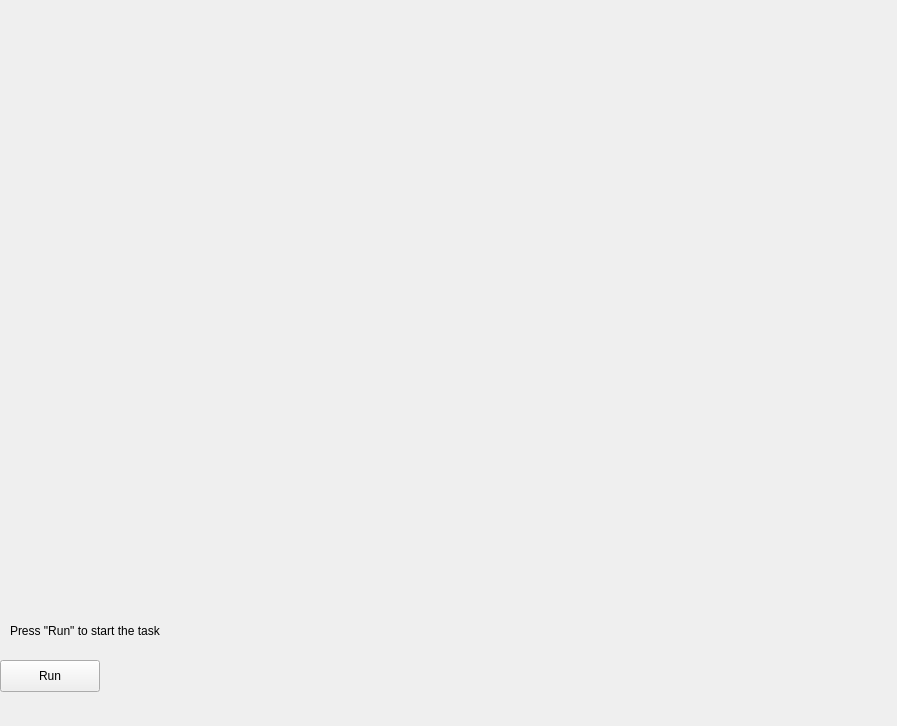
<?xml version="1.0" encoding="UTF-8"?>
<ui version="4.0">
 <class>BaseTaskWidget</class>
 <widget class="QWidget" name="BaseTaskWidget">
  <property name="geometry">
   <rect>
    <x>0</x>
    <y>0</y>
    <width>897</width>
    <height>726</height>
   </rect>
  </property>
  <property name="windowTitle">
   <string>Form</string>
  </property>
  <widget class="QPushButton" name="runButton">
   <property name="geometry">
    <rect>
     <x>0</x>
     <y>660</y>
     <width>100</width>
     <height>32</height>
    </rect>
   </property>
   <property name="text">
    <string>Run</string>
   </property>
  </widget>
  <widget class="QLabel" name="uiTextLabel">
   <property name="geometry">
    <rect>
     <x>10</x>
     <y>610</y>
     <width>871</width>
     <height>41</height>
    </rect>
   </property>
   <property name="text">
    <string>Press &quot;Run&quot; to start the task</string>
   </property>
  </widget>
  <widget class="QLabel" name="videoLabel">
   <property name="geometry">
    <rect>
     <x>10</x>
     <y>10</y>
     <width>861</width>
     <height>601</height>
    </rect>
   </property>
   <property name="text">
    <string/>
   </property>
  </widget>
 </widget>
 <resources/>
 <connections/>
</ui>
